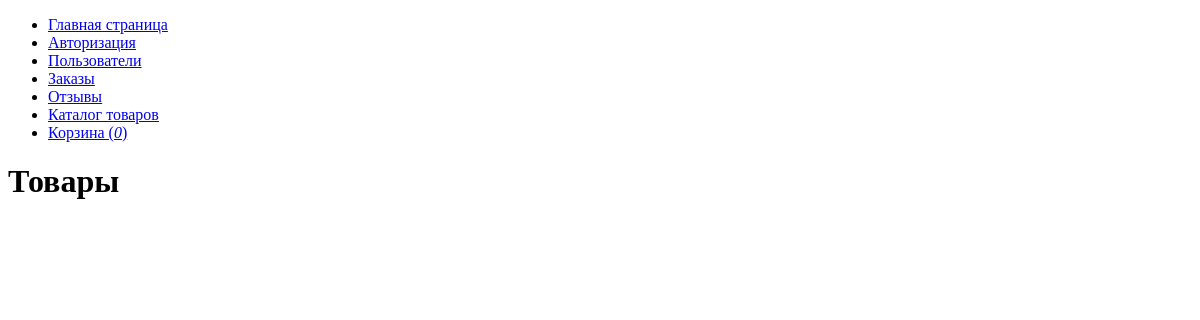
/?page=goods, run on an earlier commit of the app's database.
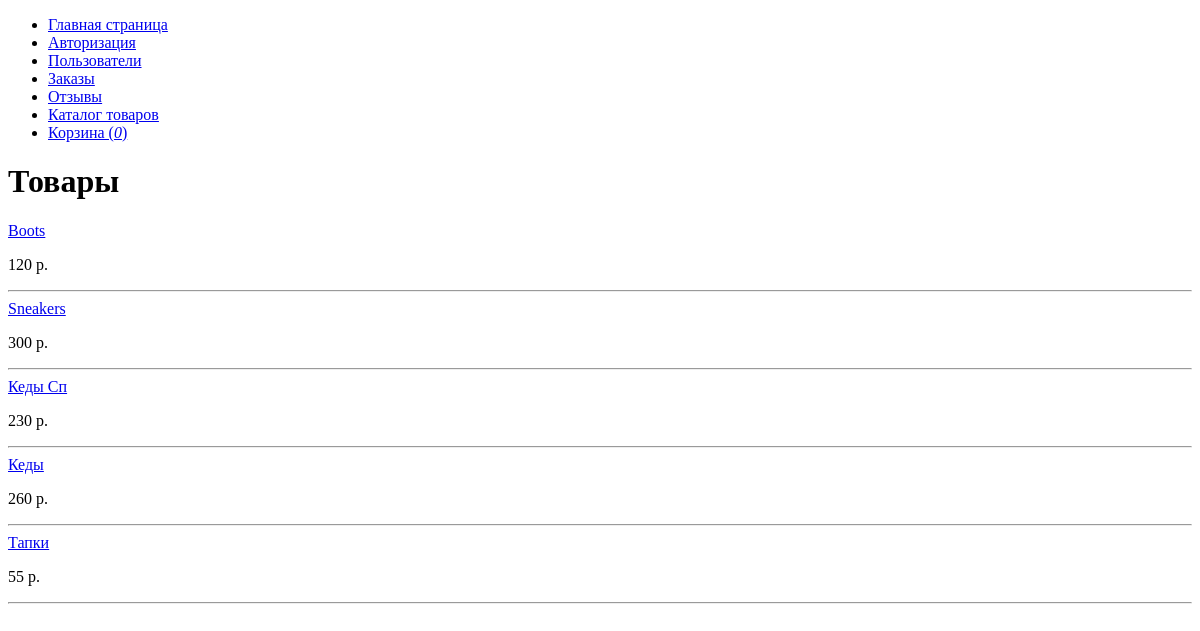
And on a later commit of the database.
### tables this page shows
CREATE TABLE `goods` (
  `id` int(11) NOT NULL COMMENT 'индекс',
  `name` varchar(100) NOT NULL DEFAULT 'noname' COMMENT 'наименование товара',
  `description` text NOT NULL COMMENT 'описание товара',
  `price` int(11) NOT NULL DEFAULT '0' COMMENT 'Цена товара',
  `hide` tinyint(1) NOT NULL COMMENT 'скрыть товар'
);

### public/index.php (called while the page is built)
<?php
include ('../main/main.php');

### main/config.php (called while the page is built, shortened)
<?php
function connect()
{
    static $link;
    if (empty($link)) {
        $link = mysqli_connect('localhost','root','','geekbrains');
        $link->set_charset("utf8");
    }
    return $link;
}

### main/goodsPage.php (the view, shortened to what this page needs)
<?php
function index()
{
    $sql = "SELECT id, name, description, price, hide FROM goods WHERE hide = false";
    $res = mysqli_query(connect(), $sql);
    $content = '<h1>Товары</h1>';
    while ($row = mysqli_fetch_assoc($res)) {
        $content .=<<<php
		<a href="?page=goods&func=view&id={$row['id']}">{$row['name']}</a>
        <p>{$row['price']} р.</p>
        <hr>
php;
   }
   return $content;
}

What changed in the data, as far as the page shows it:
added goods: name "Boots", price "120"
added goods: name "Sneakers", price "300"
added goods: name "Кеды Сп", price "230"
added goods: name "Кеды", price "260"
added goods: name "Тапки", price "55"
